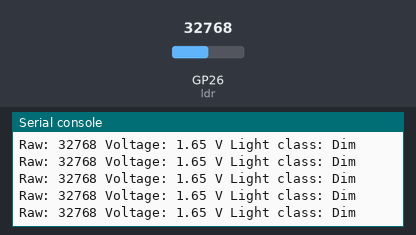
Simulated run of this program. Board: Raspberry Pi Pico running MicroPython. Shown: the last lines printed to the serial console. The test bench sets the inputs (shaded band); at power-on: GP26 (ldr) = 32768 (analog values on the 0–65535 scale).

Above: at 1.2 s.
1.3 s: GP26 (ldr) set to 45874
At 1.31 s:
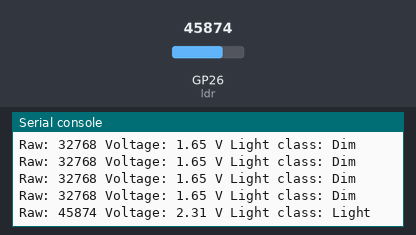
2.8 s: GP26 (ldr) set to 57670
At 2.82 s:
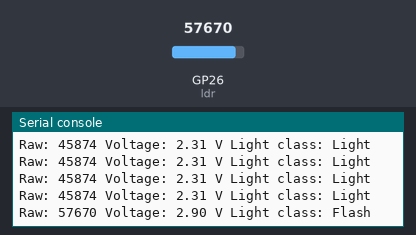
4.3 s: GP26 (ldr) set to 19660
At 4.33 s:
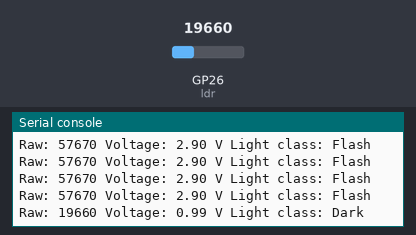
5.8 s: GP26 (ldr) set to 0
At 5.84 s:
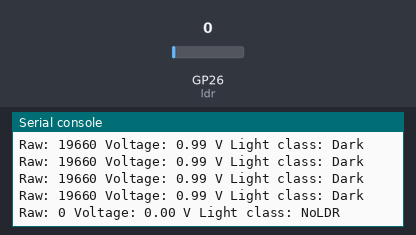

The program:

LDR.py
```python
from machine import ADC, Pin
import time

# Initialize ADC on GPIO26 (ADC0)
ldr = ADC(Pin(26))

# ADC reference voltage
VREF = 3.3

while True:
    raw = ldr.read_u16()                     # 0–65535
    voltage = (raw / 65535) * VREF           # convert to voltage

    # Determine light class
    if voltage >= 2.8:
        light_class = "Flash"
    elif 2.5 <= voltage < 2.8:
        light_class = "Hi"
    elif 2.0 <= voltage < 2.5:
        light_class = "Light"
    elif 1.4 <= voltage < 2.0:
        light_class = "Dim"
    elif 0.1 <= voltage < 1.4:
        light_class = "Dark"
    else:
        light_class = "NoLDR"

    # Print output
    print("Raw:", raw, "Voltage: {:.2f} V".format(voltage), "Light class:", light_class)

    time.sleep(0.1)  # 100 ms delay
```

Measured:
- after the input at 1.3 s, the serial console: prints a new line at once (image 1)
- after the input at 2.8 s, the serial console: prints a new line at once (image 2)
- after the input at 4.3 s, the serial console: prints a new line at once (image 3)
- after the input at 5.8 s, the serial console: prints a new line at once (image 4)
